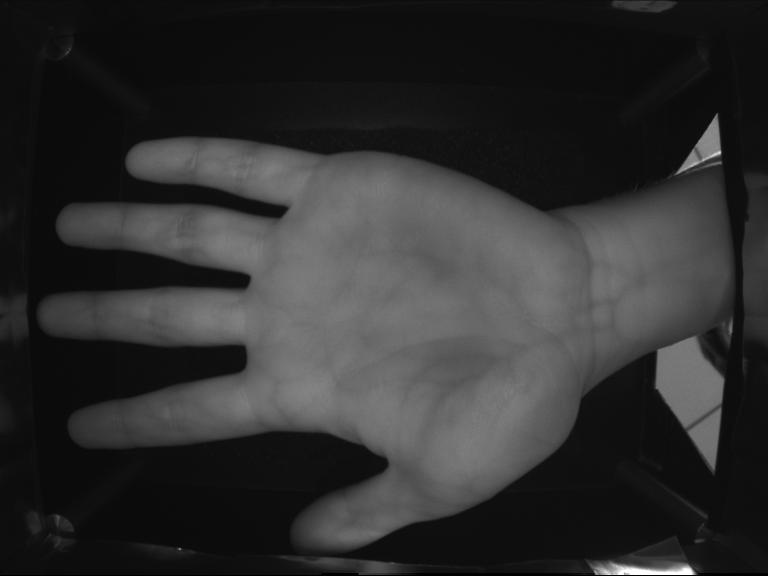
#> input picture resources/images/selected_image.jpg, 768 x 576 px
$ python -i RoiProcessor.py   (imports and definitions only)   (older library calls are emulated)
#> lines starting #> are read from the running program, lines starting #| are printed output that depends on the picture
#> further down, picture is the input picture: shape (576, 768); min 0, max 255, mean 47.1
import cv2
import numpy as np


class RoiProcessor:
    @staticmethod
    def apply_perspective_transform(image, transform_matrix, length):
        rectified_image = cv2.warpPerspective(image, transform_matrix, (length, length))
        return cv2.equalizeHist(rectified_image)

    @staticmethod
    def apply_gabor_filter(image):
        g_kernel_size, g_sigma, g_theta, g_lambda, g_gamma, g_psi = (
            5,
            2.5,
            np.pi / 3,
            8.0,
            0.4,
            0.0,
        )
        gabor_kernel = cv2.getGaborKernel(
            (g_kernel_size, g_kernel_size),
            g_sigma,
            g_theta,
            g_lambda,
            g_gamma,
            g_psi,
            ktype=cv2.CV_32F,
        )
        filtered_image = cv2.filter2D(image, cv2.CV_32F, gabor_kernel)
        return cv2.normalize(filtered_image, None, 0, 255, cv2.NORM_MINMAX, cv2.CV_8U)

    @staticmethod
    def enhance_contrast(image):
        clahe = cv2.createCLAHE(clipLimit=3.0, tileGridSize=(2, 2))
        enhanced_image = clahe.apply(image)
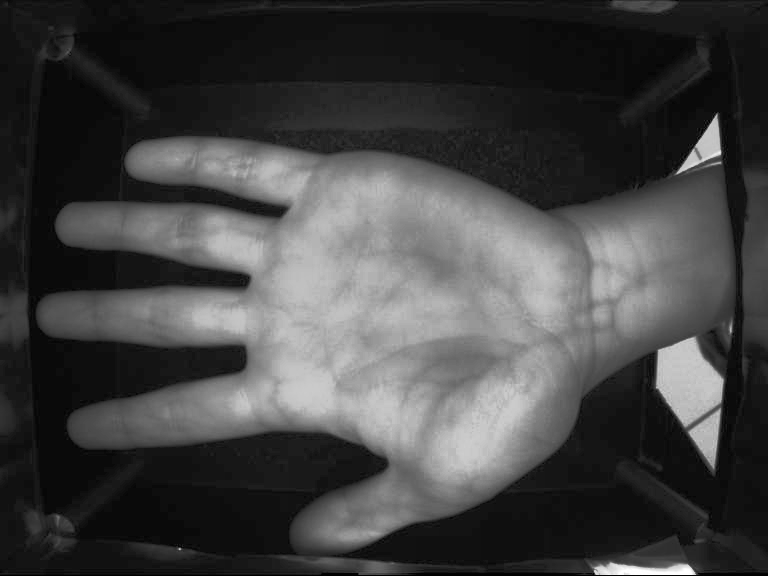
#> enhanced_image: shape (576, 768); min 1, max 255, mean 67.2
        enhanced_image = cv2.GaussianBlur(enhanced_image, (5, 5), 0)
        for tile_size in [(4, 4), (8, 8), (10, 10)]:
            clahe = cv2.createCLAHE(clipLimit=2.0, tileGridSize=tile_size)
            enhanced_image = clahe.apply(enhanced_image)
#> this loop made 3 passes
#> pass 1, in enhance_contrast, `enhanced_image = clahe.apply(enhanced_image)`:
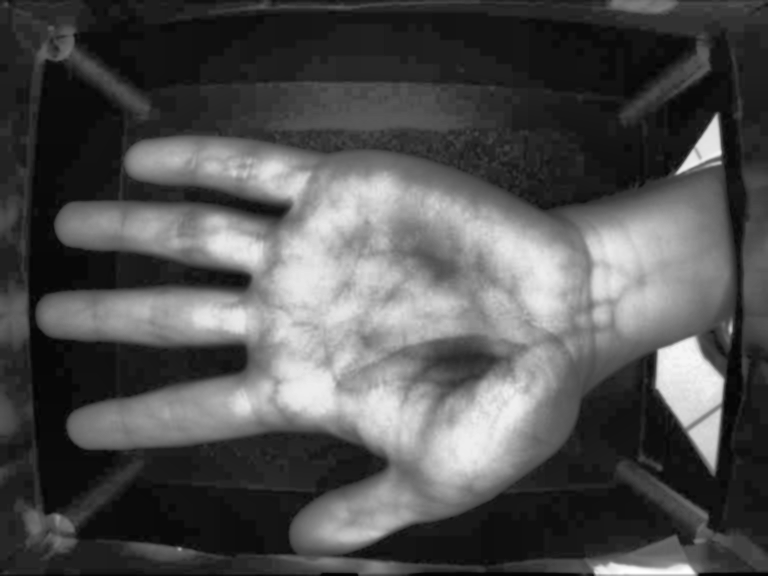
#> enhanced_image: shape (576, 768); min 1, max 255, mean 81.4
#> pass 2, in enhance_contrast, `enhanced_image = clahe.apply(enhanced_image)`:
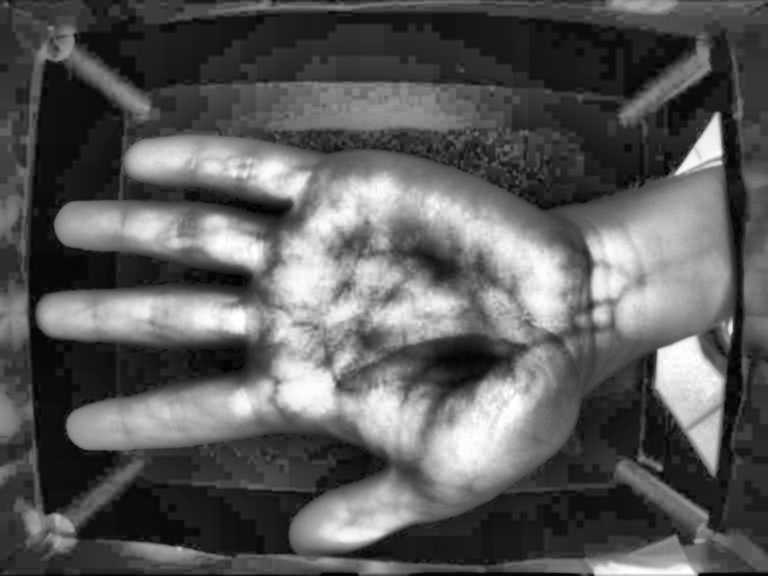
#> enhanced_image: shape (576, 768); min 0, max 255, mean 91
#> pass 3, in enhance_contrast, `enhanced_image = clahe.apply(enhanced_image)`:
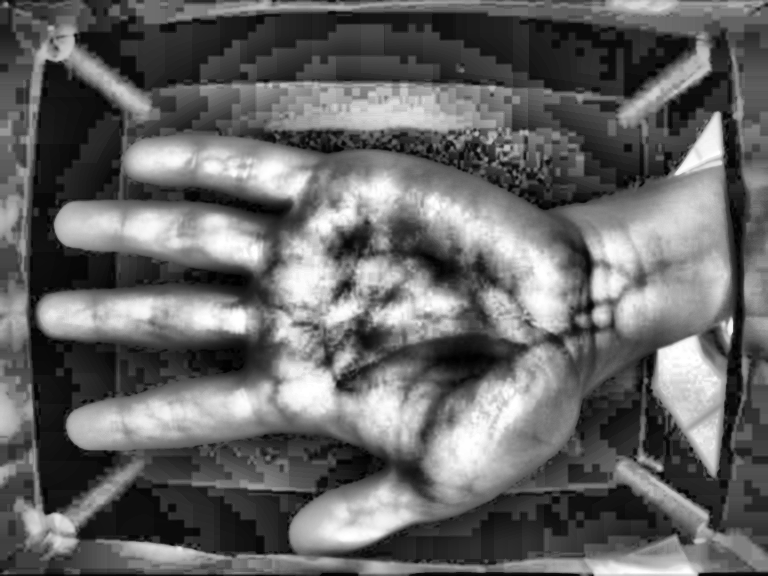
#> enhanced_image: shape (576, 768); min 0, max 255, mean 102.1
        return enhanced_image

    @staticmethod
    def binarize_image(image):
        _, binary_image = cv2.threshold(image, 110, 255, cv2.THRESH_BINARY)
        return binary_image

    @staticmethod
    def resize_image(image):
        return cv2.resize(image, (128, 128), interpolation=cv2.INTER_AREA)

>>> import cv2
>>> picture = cv2.imread('../../resources/images/selected_image.jpg', cv2.IMREAD_GRAYSCALE)
>>> result = RoiProcessor().enhance_contrast(picture)

$ run again, on resources/images/defect_image.png
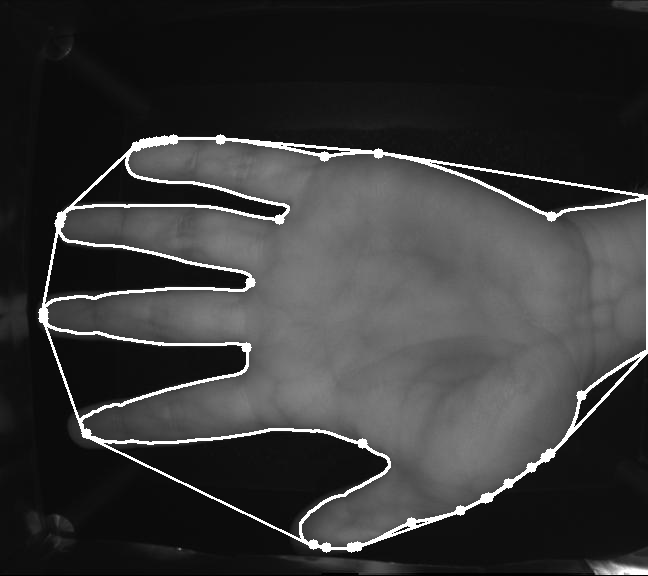
#> input picture resources/images/defect_image.png, 648 x 576 px
#> picture is the input picture: shape (576, 648); min 0, max 255, mean 56
#> the loop in enhance_contrast, `for tile_size in [(4, 4), (8, 8), (10, 10)]:` made 3 passes
#> pass 1, in enhance_contrast, `enhanced_image = clahe.apply(enhanced_image)`:
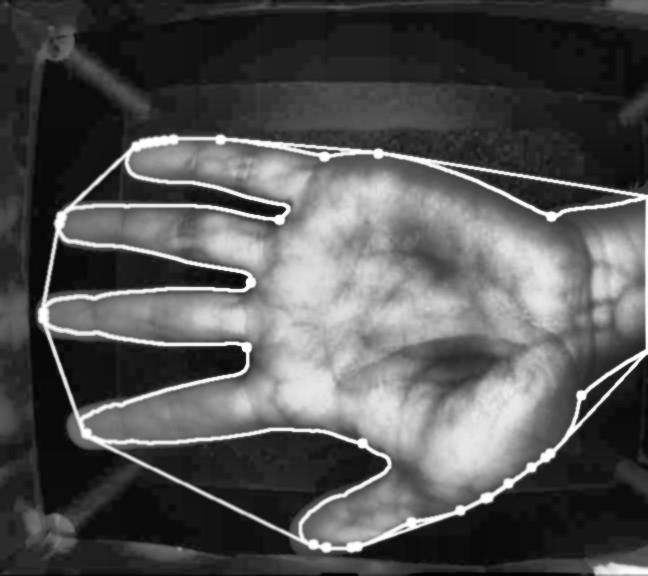
#> enhanced_image: shape (576, 648); min 1, max 255, mean 83.7
#> pass 3, in enhance_contrast, `enhanced_image = clahe.apply(enhanced_image)`:
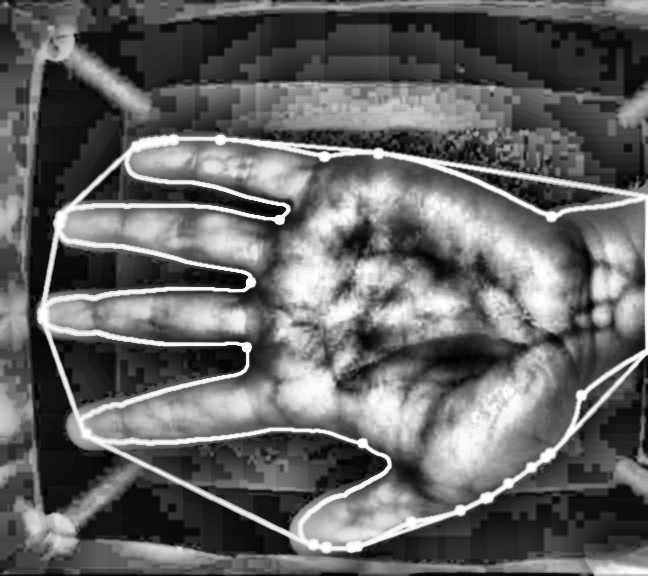
#> enhanced_image: shape (576, 648); min 0, max 255, mean 101.2
